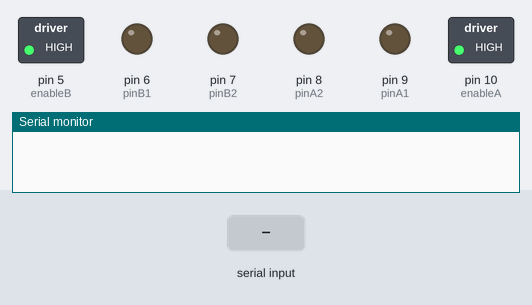
A sketch run on a simulated Arduino Uno, built with avr-gcc and run on an emulated ATmega328P. Shown: switched loads named in the sketch (green lamp = pin HIGH), output pins drawn as LEDs (lit = HIGH), the last lines printed to the serial monitor. Inputs (shaded band) come from the test bench.

Above: at 2.2 s.
2.3 s: "P" received over Serial
At 4.6 s:
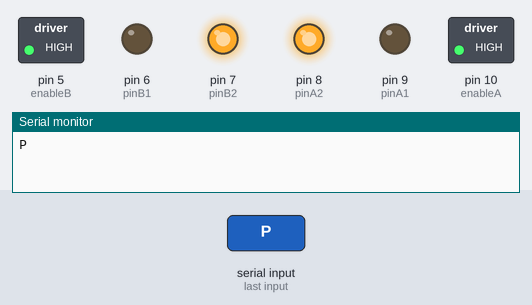
8.3 s: "W" received over Serial
At 9.2 s:
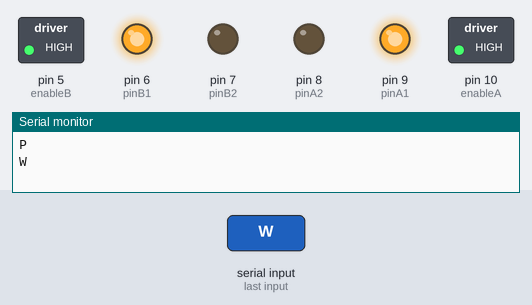
9.8 s: "S" received over Serial
At 10.4 s:
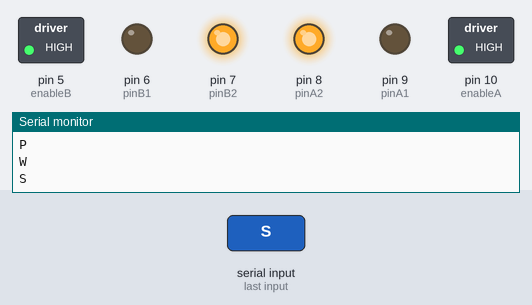
Timing chart, 0 to 12.3 s (numbered marks = the images above; inputs shaded):
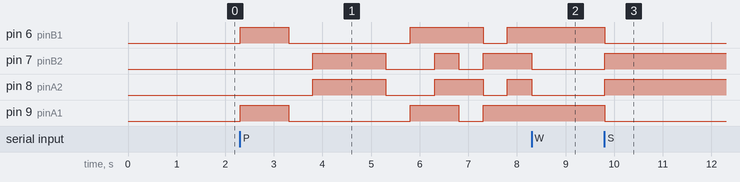

The sketch:

Little_red_2.ino
```cpp
//See Low Level for Command Definitions

//Define Pins
int enableA = 10;
int pinA1 = 9;
int pinA2 = 8;

int enableB = 5;
int pinB1 = 6;
int pinB2 = 7;

char serial;

//Define Run variable
boolean run;


void setup() {

 Serial.begin(9600);       // inicializa a Serial
 delay(1000);              // esperar a serial subir o mini firmware externo

 pinMode(enableA, OUTPUT);
 pinMode(pinA1, OUTPUT);
 pinMode(pinA2, OUTPUT);

 pinMode(enableB, OUTPUT);
 pinMode(pinB1, OUTPUT);
 pinMode(pinB2, OUTPUT);

 enableMotors();
  run = false;

}

//command sequence
void loop() {
   if (Serial.available()) {
    serial = Serial.read();
    Serial.println(serial);
            switch (serial) {
              //segmento do controle de locomocao
              case ' ': // parar motores
                brake(0);
                break;
              case 'W': // ir para frente
                forward(0);
                break;
              case 'S': // ir para tras
                backward(0);
                break;
              case 'D': // ir para direita
                turnRight(0);
                break;
              case 'A': // ir para esquerda
                turnLeft(0);
                break;
              case 'P': // Play the Demo mode
                run = true;
                break;
//////////////////////////////////////////////////////////////////////////////
// TRECO DE ICMU  //
              case 'V': // ir para esquerda
                Serial.println("#v_receipt");
                break;
              case 'B': // ir para esquerda
                Serial.println("#b_receipt");
                break;
              case 'N': // ir para esquerda
                Serial.println("#n_receipt");
                break;
              case 'M': // ir para esquerda
                Serial.println("#m_receipt");
                break;
//////////////////////////////////////////////////////////////////////////////

              default: // comando fora do protocolo
                    Serial.println("Comando desconhecido");
            }
     Serial.flush();// preciso mesmo disso? sera que se perde pacotes nisso? sinais que tenham chego no processamento dos comendos... Bem, so uma ideia
  }// final do if de serial disponivel


   if(run)
   {
     //delay(2000);
     //enableMotors();
     forward(1000);
     coast(500);
     backward(1500);
     coast(500);
     forward(500);
     brake(500);
     turnLeft(500);
     turnRight(500);
     //disableMotors();
     run = false;
     brake(0);
   }

}

//Define Low Level H-Bridge Commands

//enable motors
void motorAOn()
{
 digitalWrite(enableA, HIGH);
}

void motorBOn()
{
 digitalWrite(enableB, HIGH);
}

 //disable motors
void motorAOff()
{
 digitalWrite(enableB, LOW);
}

void motorBOff()
{
 digitalWrite(enableA, LOW);
}

 //motor A controls
void motorAForward()
{
 digitalWrite(pinA1, HIGH);
 digitalWrite(pinA2, LOW);
}

void motorABackward()
{
 digitalWrite(pinA1, LOW);
 digitalWrite(pinA2, HIGH);
}

//motor B contorls
void motorBForward()
{
 digitalWrite(pinB1, HIGH);
 digitalWrite(pinB2, LOW);
}

void motorBBackward()
{
 digitalWrite(pinB1, LOW);
 digitalWrite(pinB2, HIGH);
}

//coasting and braking
void motorACoast()
{
 digitalWrite(pinA1, LOW);
 digitalWrite(pinA2, LOW);
}

void motorABrake()
{
 digitalWrite(pinA1, HIGH);
 digitalWrite(pinA2, HIGH);
}

void motorBCoast()
{
 digitalWrite(pinB1, LOW);
 digitalWrite(pinB2, LOW);
}

void motorBBrake()
{
 digitalWrite(pinB1, HIGH);
 digitalWrite(pinB2, HIGH);
}

//Define High Level Commands

void enableMotors()
{
 motorAOn();
 motorBOn();
}

void disableMotors()
{
 motorAOff();
 motorBOff();
}

void forward(int time)
{
 motorAForward();
 motorBForward();
 delay(time);
}

void backward(int time)
{
 motorABackward();
 motorBBackward();
 delay(time);
}

void turnLeft(int time)
{
 motorABackward();
 motorBForward();
 delay(time);
}

void turnRight(int time)
{
 motorAForward();
 motorBBackward();
 delay(time);
}

void coast(int time)
{
 motorACoast();
 motorBCoast();
 delay(time);
}

void brake(int time)
{
 motorABrake();
 motorBBrake();
 delay(time);
}
```

Measured:
- after the input at 2.3 s, pin 6 (pinB1): goes HIGH 1.0 s, LOW 2.5 s, HIGH 1.5 s, LOW 0.50 s, then HIGH, starting at once; pin 7 (pinB2): goes HIGH 1.5 s, LOW 1.0 s, HIGH 0.50 s, LOW 0.50 s, then HIGH, starting after 1.5 s
- after the input at 8.3 s, pin 7 (pinB2), pin 8 (pinA2): HIGH → LOW at once
- after the input at 9.8 s, pin 6 (pinB1), pin 9 (pinA1): HIGH → LOW at once; pin 7 (pinB2), pin 8 (pinA2): LOW → HIGH at once
